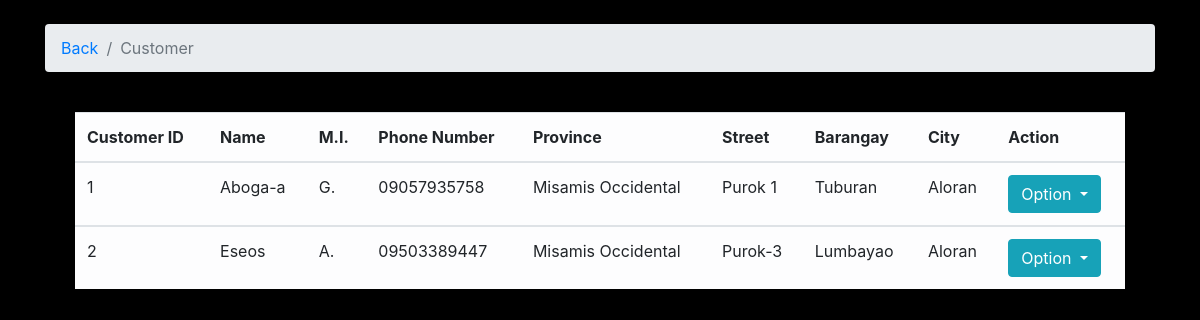
/customer.php, run on the app's committed database.
### tables this page shows
CREATE TABLE `customer` (
  `customer_id` int(11) NOT NULL,
  `first_name` varchar(50) NOT NULL,
  `last_name` varchar(50) NOT NULL,
  `middle_initial` varchar(2) NOT NULL,
  `phone_number` varchar(50) NOT NULL,
  `province` varchar(50) NOT NULL,
  `street` varchar(50) NOT NULL,
  `barangay` varchar(50) NOT NULL,
  `city` varchar(50) NOT NULL
);

### customer.php (the view, shortened to what this page needs)
<?php
	if(isset($_POST['btn_search']))
	{
    $search = $_POST['search'];
		$query = "SELECT * FROM `customer` WHERE CONCAT(`customer_id`, `first_name`, 'last_name', 'middle_initial', 'phone_number', 'province', 'street',  'barangay', 'city') LIKE '%".$search."%'";
		$search_result = filterTable($query);
	}
	else {
		$query = "SELECT * FROM `customer`";
		$search_result = filterTable($query);
	}
	function filterTable($query)
	{
		$connect = mysqli_connect("localhost", "root", "", "kusina online");
		$filter_Result = mysqli_query($connect, $query);
		return $filter_Result;
	}
?>
<!DOCTYPE html>
<html>
	<head>
			<link rel="stylesheet" href="style.css">
			<link rel="stylesheet" href="bootstrap-4.0.0-beta.3-dist/css/bootstrap.min.css">
			<link rel="stylesheet" href="bootstrap-4.0.0-beta.3-dist/jss/bootstrap.js">
	</head>
<body><br/>
	<form action="customer.php" method="POST">
	<div class="container">
		<nav aria-label="breadcrumb">
		<ol class="breadcrumb">
		<li class="breadcrumb-item"><a href="home.php">Back</a></li>
		<li class="breadcrumb-item active" aria-current="page">Customer</li>
	</ol>
</nav><br/>
	<div class="container">
		<div class="col-sm-12">
		<div class="table-responsive">
		<table class="table table-hover table-light">
		<thead>
		<tr>
			<th>Customer ID</th>
			<th>Name</th>
			<th>M.I.</th>
			<th>Phone Number</th>
			<th>Province</th>
			<th>Street</th>
			<th>Barangay</th>
			<th>City</th>
			<th>Action</th>
		</tr>
		</thead>
				<?php while($row = mysqli_fetch_array($search_result)):?>
			<tbody>
			<tr>
				<td><?php echo $row['customer_id'];?></td>
				<td><?php echo $row['first_name'];?>  <?php echo $row['last_name'];?></td>
				<td><?php echo $row['middle_initial'];?></td>
				<td><?php echo $row['phone_number'];?></td>
				<td><?php echo $row['province'];?></td>
				<td><?php echo $row['street'];?></td>
				<td><?php echo $row['barangay'];?></td>
				<td><?php echo $row['city'];?></td>
			<td>
			<div class="btn-group">
			<button type="button" class="btn btn-info dropdown-toggle" data-toggle="dropdown" aria-haspopup="true" aria-expanded="false">Option
			</button>
			</div>
			</td>
			</tr>
			</tbody>
			<?php endwhile;?>
			</table>
				  </div>
				</div>
	</body>
</html>

### style.css (style rules this page uses)
body { margin: 0; padding: 0; background-image:url(images/bg.jpg); background-size: cover; background-repeat:no-repeat; font-family: sans-serif; font-family: arial; }

### data on the page
customer: customer_id "1", last_name "Aboga-a", middle_initial "G.", phone_number "09057935758", province "Misamis Occidental", street "Purok 1", barangay "Tuburan", city "Aloran"
customer: customer_id "2", last_name "Eseos", middle_initial "A.", phone_number "09503389447", province "Misamis Occidental", street "Purok-3", barangay "Lumbayao", city "Aloran"
